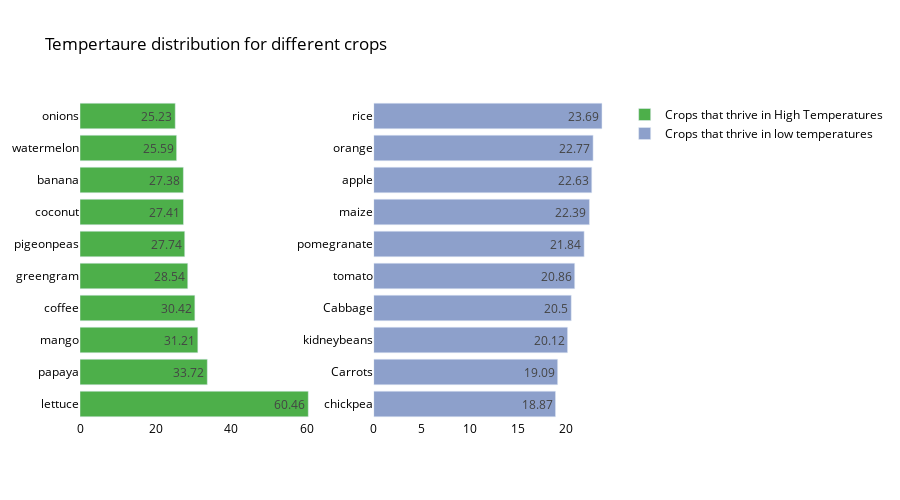

The notebook cell this image was saved under:
### Markdown cell above
* Temperature Requirements for different crops

### Code cell
# create and sort DataFrame
temperature_summary= crop_average.sort_values(by='temperature_f', ascending=True)
# Create subplots
fig = make_subplots(rows=1, cols=2)
# Define data for subplots
top = temperature_summary.nlargest(10,'temperature_f')
last = temperature_summary.nsmallest(10,'temperature_f')
# Generate unique color palettes for top and last
color_palette_top = px.colors.qualitative.Set1
color_palette_last = px.colors.qualitative.Set2
# Add bar traces to subplots
fig.add_trace(go.Bar( y=top.index, x=top['temperature_f'],name="Crops that thrive in High Temperatures",
        marker_color=random.choice(color_palette_top), orientation='h',
        text=top['temperature_f']),row=1, col=1)
fig.add_trace(go.Bar(y=last.index, x=last['temperature_f'],
        name="Crops that thrive in low temperatures",marker_color=random.choice(color_palette_last),
        orientation='h',text=last['temperature_f']),row=1, col=2)
# Update trace settings and layout
fig.update_traces(texttemplate='%{text}', textposition='inside')
fig.update_layout(title_text="Tempertaure distribution for different crops",
    plot_bgcolor='white',font_size=12, font_color='black',height=500)
# Update axes and display the figure
fig.update_xaxes(showgrid=False)
fig.update_yaxes(showgrid=False)
fig.show()

### Figure 1 — Plotly figure (JSON) as saved in the notebook; plotly's stock layout.template omitted (floating-point values rounded to 4 significant figures)
{"data": [{"marker": {"color": "rgb(77,175,74)"}, "name": "Crops that thrive in High Temperatures", "orientation": "h", "text": [60.46, 33.72, 31.21, 30.42, 28.54, 27.74, 27.41, 27.38, 25.59, 25.23], "textposition": "inside", "texttemplate": "%{text}", "type": "bar", "x": [60.46, 33.72, 31.21, 30.42, 28.54, 27.74, 27.41, 27.38, 25.59, 25.23], "xaxis": "x", "y": ["lettuce", "papaya", "mango", "coffee", "greengram", "pigeonpeas", "coconut", "banana", "watermelon", "onions"], "yaxis": "y"}, {"marker": {"color": "rgb(141,160,203)"}, "name": "Crops that thrive in low temperatures", "orientation": "h", "text": [18.87, 19.09, 20.12, 20.5, 20.86, 21.84, 22.39, 22.63, 22.77, 23.69], "textposition": "inside", "texttemplate": "%{text}", "type": "bar", "x": [18.87, 19.09, 20.12, 20.5, 20.86, 21.84, 22.39, 22.63, 22.77, 23.69], "xaxis": "x2", "y": ["chickpea", "Carrots", "kidneybeans", "Cabbage", "tomato", "pomegranate", "maize", "apple", "orange", "rice"], "yaxis": "y2"}], "layout": {"font": {"color": "black", "size": 12}, "height": 500, "plot_bgcolor": "white", "title": {"text": "Tempertaure distribution for different crops"}, "xaxis": {"anchor": "y", "domain": [0, 0.45], "showgrid": false}, "xaxis2": {"anchor": "y2", "domain": [0.55, 1], "showgrid": false}, "yaxis": {"anchor": "x", "domain": [0, 1], "showgrid": false}, "yaxis2": {"anchor": "x2", "domain": [0, 1], "showgrid": false}}}
